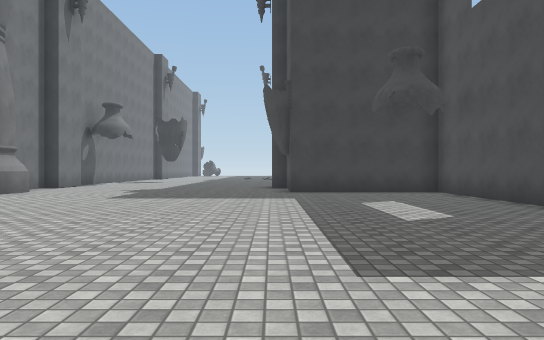
View 1 (above)

24 first-person views from a walk through a 3-D level made in the Unity game engine. The camera is 1.2 m above the floor, looks level and sees 70° across. The floor is counted in squares, 2 m on a side. Each view is taken from the middle of a square. On the plan, view 1 faces up. The plan holds only what a view shows up to about 11 squares ahead; the rest is blank. The place goes on beyond the plan. The player is left out. Surface patterns are stand-ins for the level's own textures.

View 2
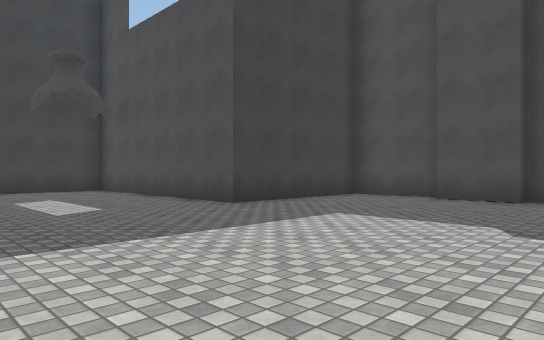

View 3
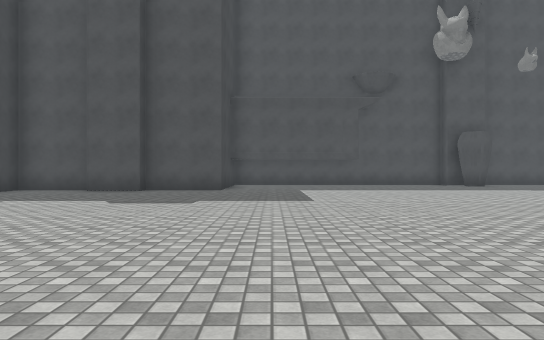

View 4
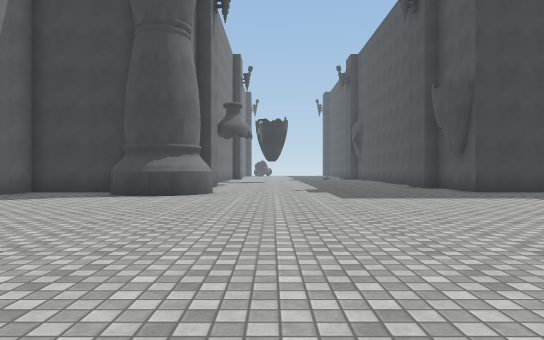

View 5
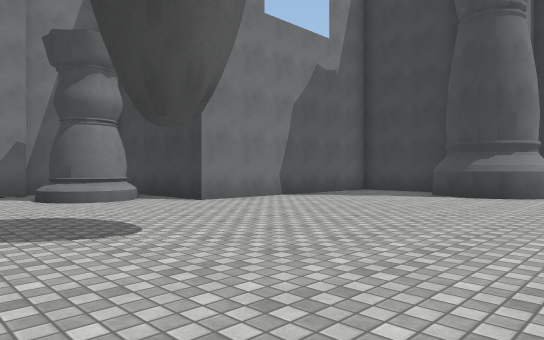

View 6
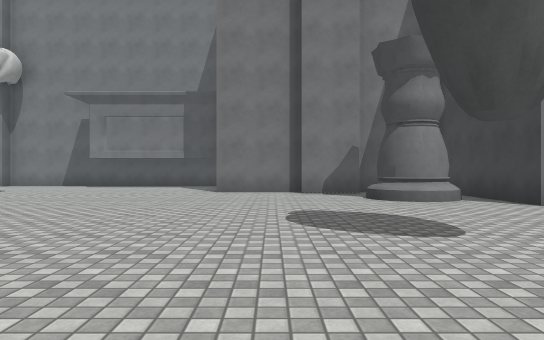

View 7
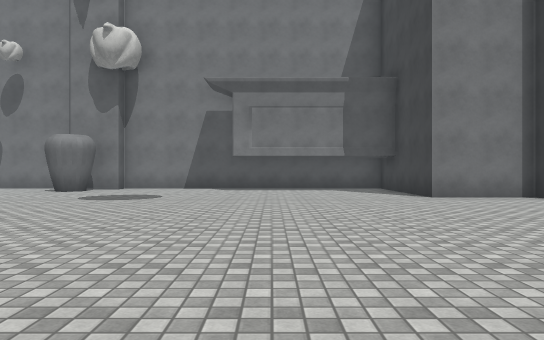

View 8
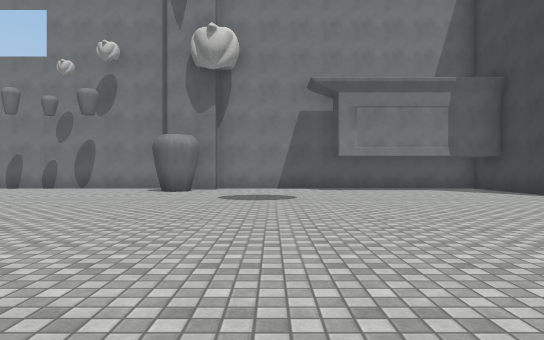

View 9
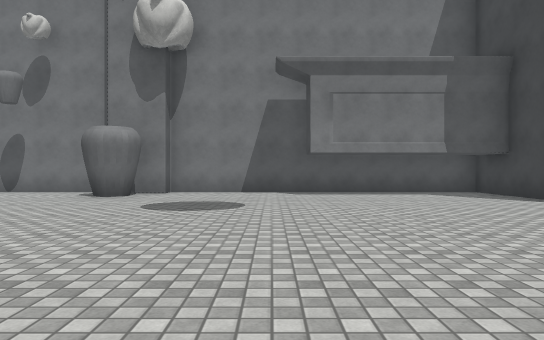

View 10
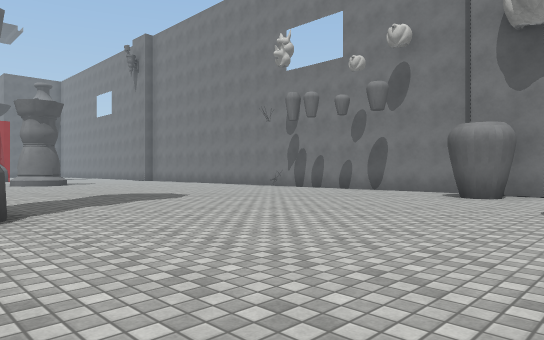

View 11
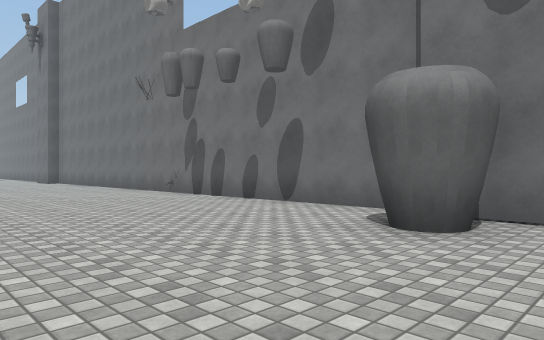

View 12
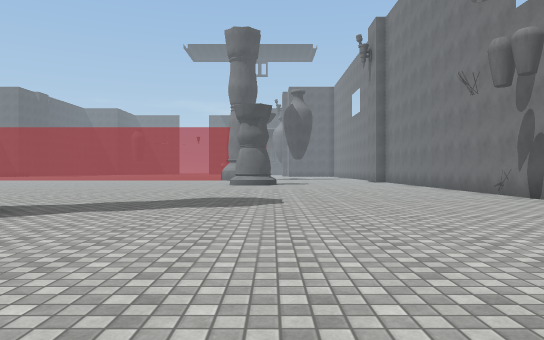

View 13
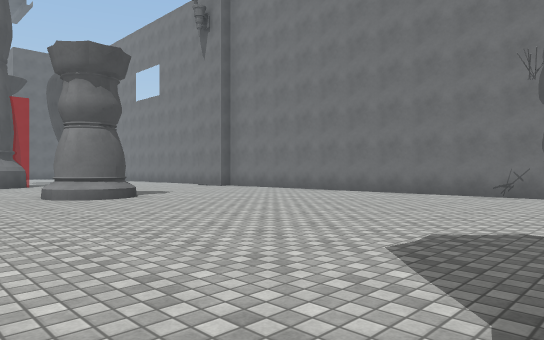

View 14
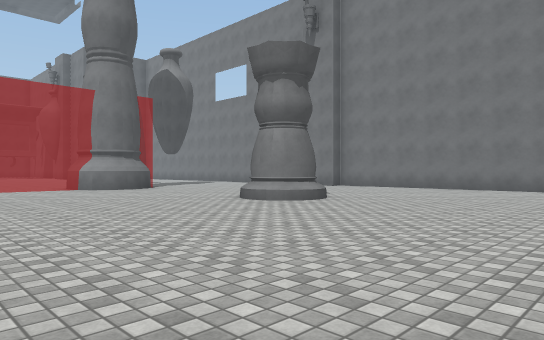

View 15
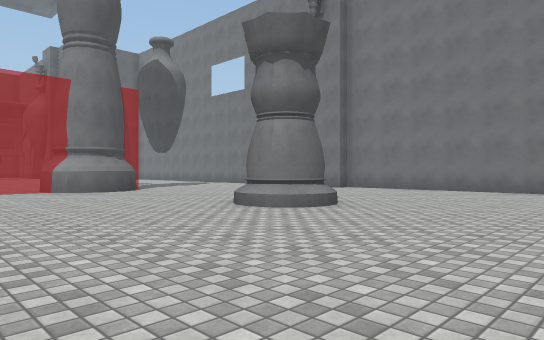

View 16
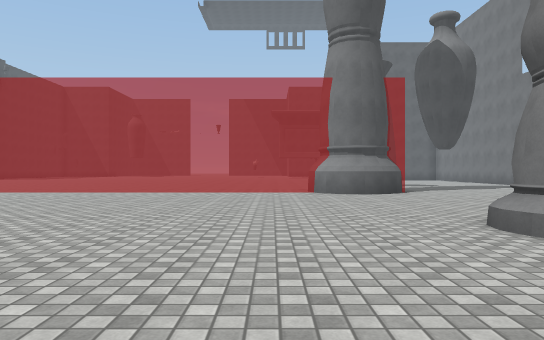

View 17
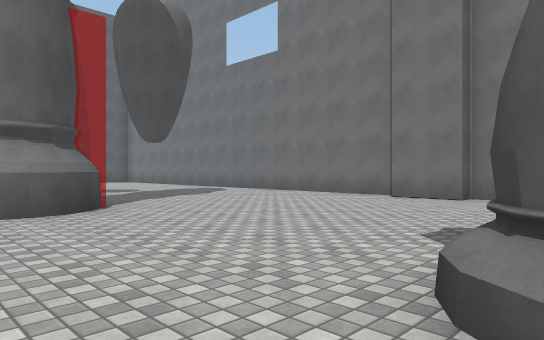

View 18
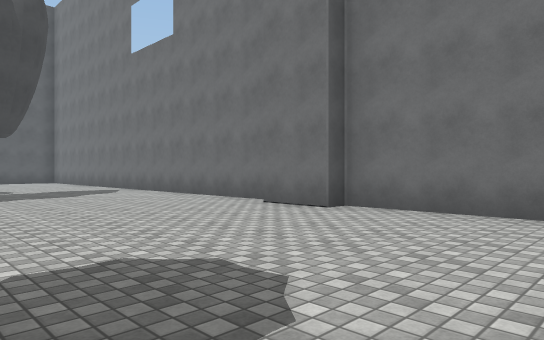

View 19
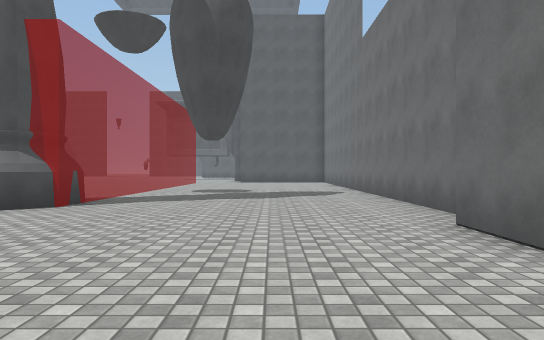

View 20
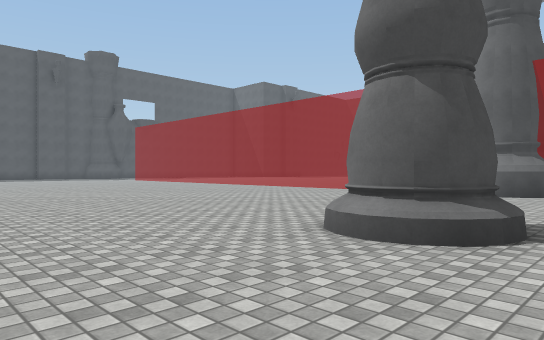

View 21
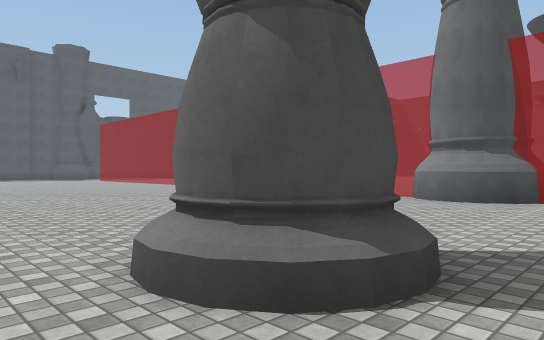

View 22
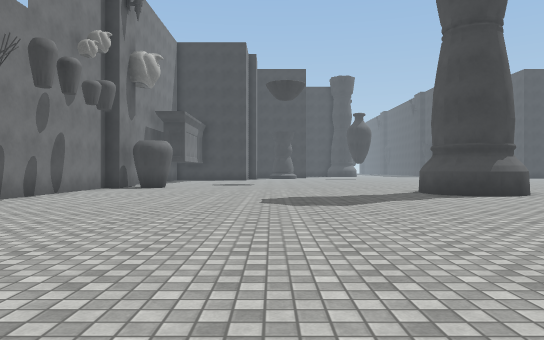

View 23
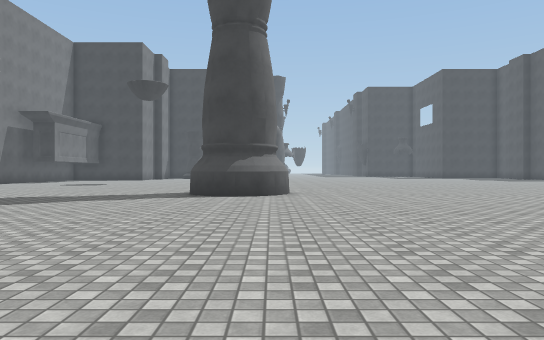

View 24
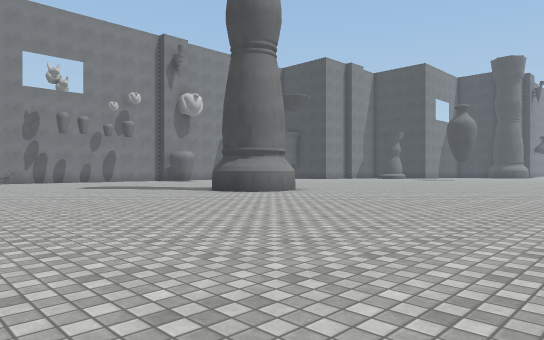

### Floor plan
Points are (right, up) in squares from view 1. A wall is a line through its corners. A room is listed if a view was taken in it or the views show most of it. See-through windows are left out.
Room 1 (views 1, 2, 3, 4, 5, 6, 7, 8, 9, 10, 11, 12, 13, 14, 15, 16, 17, 18, 19, 20, 21, 22, 23, 24)
walls: (-7.5, -13.9) (-7.7, -14.4) (-7.9, -14.9) (-8.3, -15.1) (-8.8, -15.2) (-9.3, -15.1) (-9.9, -14.7) (-10.1, -13.9); (-7.8, -14.4) (-8, -14.7) (-8.6, -15.1); (-8.3, -14.9) (-8.9, -15) (-9.5, -14.9) (-9.8, -14.4); (-9.1, -15.1) (-9.6, -14.7); (-9.7, -14.8) (-10.2, -14.2) (-10, -13.4); (-19, -9.7) (-19, -10.6); (-19.5, -11.8) (-19.5, -27.7); (-15.5, 0.7) (-15.5, -1.5) (-19.5, -1.5) (-19.5, -9.7); (-12.5, 3.1) (-12.6, 2.5) (-13.1, 2.2); (-15, 2.3) (-15, 0.8); (-15.5, 2.9) (-15.5, 2.2); (8.5, 0.8) (8, 0.8) (8, 2.2); (-12.3, -30.6) (-11.5, -30.7) (-11.2, -31.2) (-11.1, -31.9); (-11.9, -30.8) (-11.6, -31) (-11.3, -31.5); (-12.9, -30.9) (-12.1, -30.7); (-19, -27.7) (-19, -29.2); (-13.3, -31.5) (-13, -31.1); (-7.5, 9.1) (-7.8, 9.1); (8.5, 4.5) (4.5, 4.5) (4.5, 10.5) (0.5, 10.5) (0.5, 11); (-6.9, 9.3) (-7.6, 8.8) (-8.3, 9) (-8.8, 9.3) (-9.1, 9.8); (-13.4, -31.8) (-13.3, -31.2) (-12.5, -30.7) (-11.7, -30.9); (-13.5, -32.4) (-13.6, -31.9) (-13.5, -31.4) (-13.2, -30.9) (-12.8, -30.7) (-12, -30.5) (-11.2, -31); (-6.7, 10.2) (-6.9, 9.5) (-7.6, 9.1) (-8.2, 9.2) (-8.6, 9.4); (-6.7, 10.6) (-6.6, 10.2) (-6.7, 9.7) (-7.1, 9.1) (-7.8, 8.9); (-19.5, -29.5) (-19.5, -36); (-9.1, 10.5) (-11.5, 10.5) (-11.5, 4.5) (-15, 4.5)
low walls: (-14.1, -25.4) (-14.2, -24.9) (-14.1, -24.4)

Where each view was taken, in squares from view 1:
view 1: 0 up, 0 right, facing up
view 2: 1 down, 0 right, facing up-right
view 3: 3 down, 3 left, facing right
view 4: 0 up, 5 left, facing up
view 5: 0 up, 5 left, facing up-left
view 6: 0 up, 5 left, facing left
view 7: 5 down, 7 left, facing left
view 8: 8 down, 7 left, facing left
view 9: 7 down, 9 left, facing left
view 10: 8 down, 9 left, facing down-left
view 11: 9 down, 14 left, facing down-left
view 12: 9 down, 14 left, facing down
view 13: 16 down, 10 left, facing down-left
view 14: 19 down, 7 left, facing down-left
view 15: 20 down, 8 left, facing down-left
view 16: 21 down, 10 left, facing down
view 17: 25 down, 11 left, facing down-left
view 18: 24 down, 14 left, facing down-left
view 19: 25 down, 17 left, facing down
view 20: 21 down, 15 left, facing down-right
view 21: 23 down, 15 left, facing down-right
view 22: 24 down, 14 left, facing up
view 23: 24 down, 8 left, facing up
view 24: 22 down, 0 right, facing up-left
